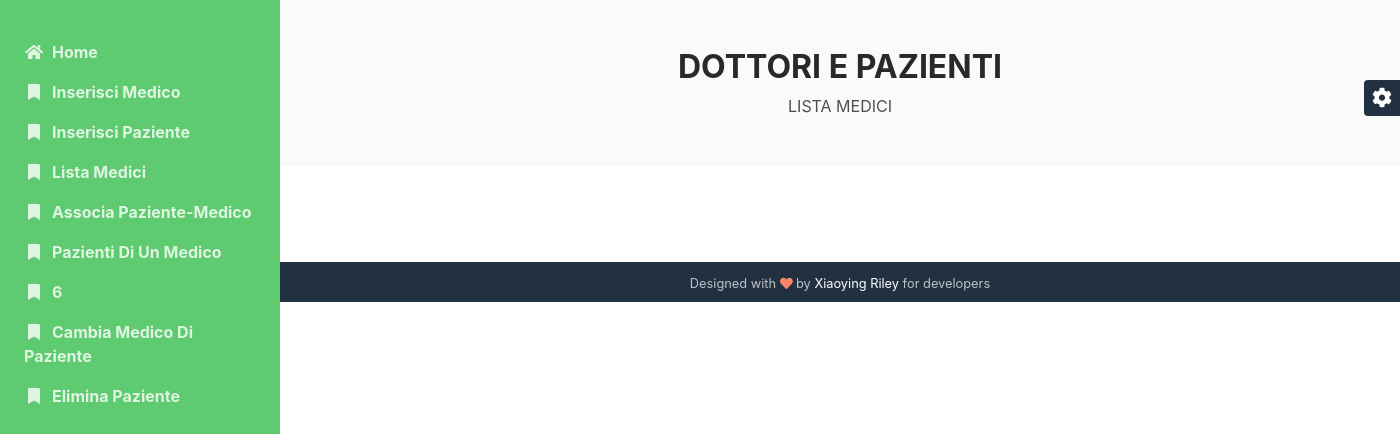
Before: /sito/listaMedici.php with the older database file.
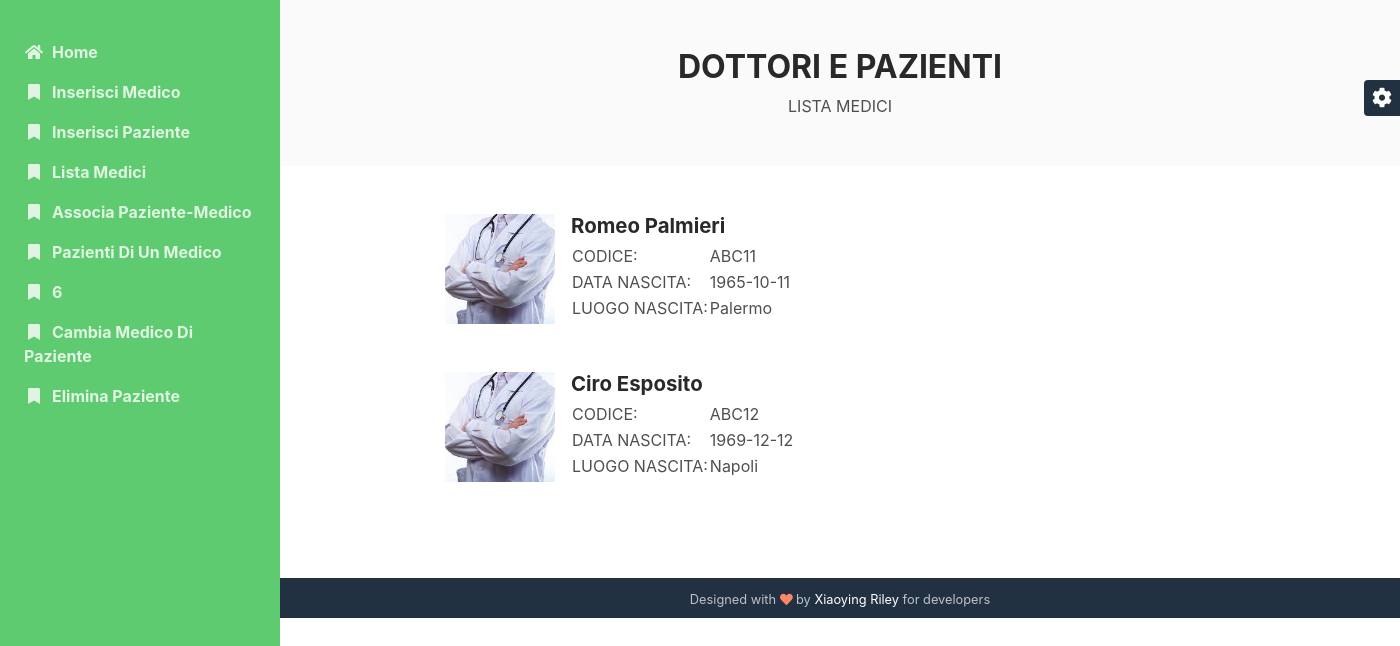
After: the same page with the newer database file.
### tables this page shows
CREATE TABLE `medico` (
  `codice` varchar(16) NOT NULL,
  `cognome` varchar(30) NOT NULL,
  `nome` varchar(30) NOT NULL,
  `dataNascita` date NOT NULL,
  `luogoNascita` varchar(50) NOT NULL
);

### sito/listaMedici.php (the view, shortened to what this page needs)
<!DOCTYPE html>
<html lang="en">
<head>
    <link id="theme-style" rel="stylesheet" href="assets/css/theme-1.css">
</head>
<body>
    <?php
    include('./SCRIPT/connetti.php');
    ?>
    <div class="main-wrapper">
        <section class="cta-section theme-bg-light py-5">
		    <div class="container text-center">
			    <h2 class="heading">DOTTORI E PAZIENTI</h2>
			    <div class="intro">LISTA MEDICI</div>
		    </div>
	    </section>
	    <section class="blog-list px-3 py-5 p-md-5">
		    <div class="container">
			    <?php
                $medici_sql = mysqli_query($connessione, "SELECT * FROM `medico`");
                while ($medico = mysqli_fetch_assoc($medici_sql)){
                    $codice = $medico['codice'];
                    $cognome = $medico['cognome'];
                    $nome = $medico['nome'];
                    $data = $medico['dataNascita'];
                    $luogoNascita = $medico['luogoNascita'];
                    echo("
                    <div class='item mb-5'>
                        <div class='media'>
                            <img class='mr-3 img-fluid post-thumb d-none d-md-flex' src='./IMMAGINI/medico.jfif' alt='image'>
                            <div class='media-body'>
                                <h3 class='title mb-1'>$nome $cognome</h3>
                                <table>
                                    <tr>
                                        <td>CODICE: </td>
                                        <td>$codice</td>
                                    </tr>
                                    <tr>
                                        <td>DATA NASCITA: </td>
                                        <td>$data</td>
                                    </tr>
                                    <tr>
                                        <td>LUOGO NASCITA: </td>
                                        <td>$luogoNascita</td>
                                    </tr>
                                </table>
                            </div>
                        </div>
			        </div>
                    ");
                }
                ?>
            </div>
	    </section>
	    <footer class="footer text-center py-2 theme-bg-dark">
                <small class="copyright">Designed with <i class="fas fa-heart" style="color: #fb866a;"></i> by <a href="http://themes.3rdwavemedia.com" target="_blank">Xiaoying Riley</a> for developers</small>
	    </footer>
    </div>
	<div id="config-panel" class="config-panel d-none d-lg-block">
        <div class="panel-inner">
            <a id="config-trigger" class="config-trigger config-panel-hide text-center" href="#"><i class="fas fa-cog fa-spin mx-auto" data-fa-transform="down-6" ></i></a>
        </div>
    </div>
</body>
</html>

Changed rows visible on the page:
added medico: nome "Romeo", cognome "Palmieri", codice "ABC11", dataNascita "1965-10-11", luogoNascita "Palermo"
added medico: nome "Ciro", cognome "Esposito", codice "ABC12", dataNascita "1969-12-12", luogoNascita "Napoli"
